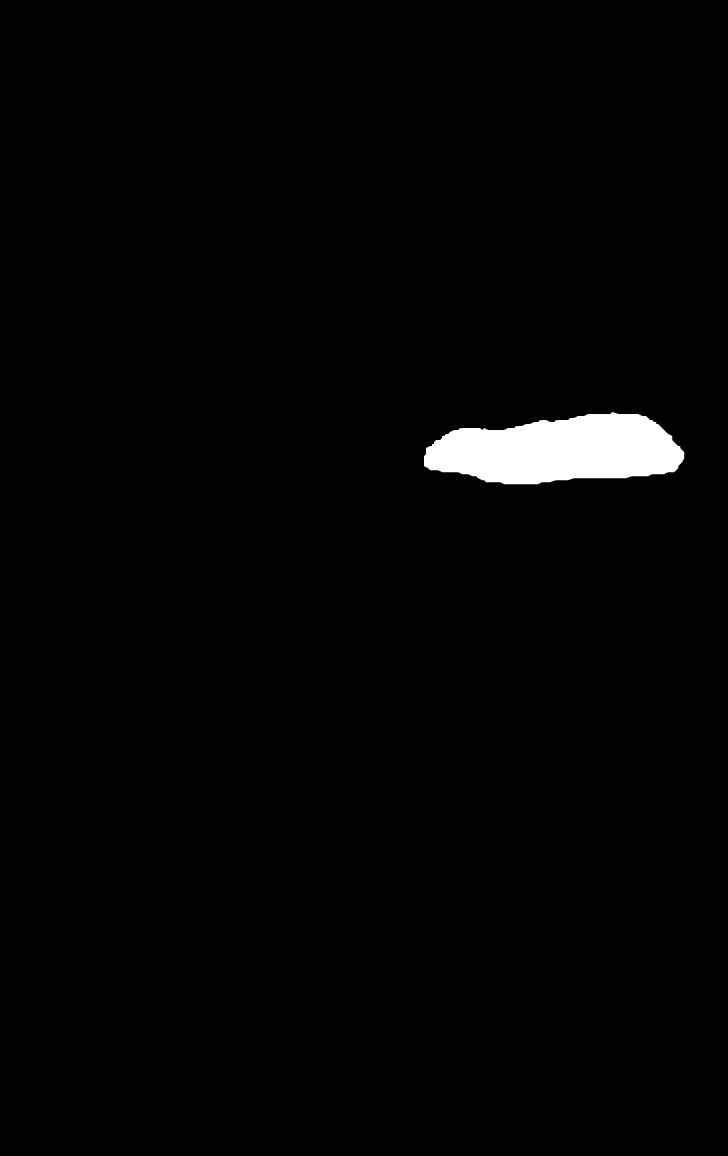
#> input picture benign_malignant_network_build/train/ROI_mask_files/BENIGN/2-003.jpg, 2912 x 4624 px, given in place of BENIGN, which was not available (shown at 1/4 size)
$ jupyter execute --allow-errors naive_bayes.ipynb   (text cells are left out)
#> lines starting #> are read from the running program, lines starting #| are printed output that depends on the picture; pictures that were not available may be replaced by others from this repository, and a replacement may not be noted
[cell 1]
import os
from sklearn.metrics import accuracy_score
from sklearn.metrics import classification_report
from sklearn.naive_bayes import GaussianNB
import cv2
import matplotlib.pyplot as plt

from sklearn.metrics import confusion_matrix
import seaborn as sns

[cell 2]
calc_path = r"D:\VSC Workspace\breast_cancer_CNN\dataset\calcification"
mass_path = r"D:\VSC Workspace\breast_cancer_CNN\dataset\mass"

DIM = 224
def load_and_extract_features(directory, DIM):

#> called with DIM = 224
    X = []
    y = []

    for label in os.listdir(directory):

        label_dir = os.path.join(directory, label)
        for filename in os.listdir(label_dir):

            image_path = os.path.join(label_dir, filename)

            img = cv2.imread(image_path)
            img_resized = cv2.resize(img, (DIM, DIM)) #og: (224, 224)
            img_gray = cv2.cvtColor(img_resized, cv2.COLOR_BGR2GRAY)

            X.append(img_gray.flatten())
            y.append(label)

    return X, y

#> (a cell that did not finish here is left out)

[cell 4]
nb_calc = GaussianNB()
#> (the rest of this cell did not finish here and is left out)

#> (a cell that did not finish here is left out)

#> (a cell that did not finish here is left out)

#> (a cell that did not finish here is left out)

#> (a cell that did not finish here is left out)

#> (a cell that did not finish here is left out)

[cell 10]
calc_path = r"D:\VSC Workspace\breast_cancer_CNN\cropped_dataset\calcification"
mass_path = r"D:\VSC Workspace\breast_cancer_CNN\cropped_dataset\mass"

DIM = 224
def load_and_extract_features(directory, DIM):

#> called with DIM = 224
    X = []
    y = []

    for label in os.listdir(directory):

        label_dir = os.path.join(directory, label)
        for filename in os.listdir(label_dir):

            image_path = os.path.join(label_dir, filename)

            img = cv2.imread(image_path)
#> img is the input picture: shape (4624, 2912, 3); min 0, max 255, mean 4.1
            img_resized = cv2.resize(img, (DIM, DIM)) #og: (224, 224)
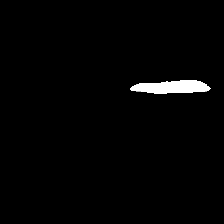
#> img_resized: shape (224, 224, 3); min 0, max 255, mean 4.2
            img_gray = cv2.cvtColor(img_resized, cv2.COLOR_BGR2GRAY)

            X.append(img_gray.flatten())
            y.append(label)

    return X, y

[cell 11]
calc_train_data, calc_train_targets = load_and_extract_features(calc_path + r"\train", DIM)
calc_test_data, calc_test_targets = load_and_extract_features(calc_path + r"\test", DIM)
#> calc_test_data = 1 item; calc_test_targets = ['2-003.jpg']

#> (the rest of this cell did not finish here and is left out)

#> call 3 of load_and_extract_features, with DIM = 224
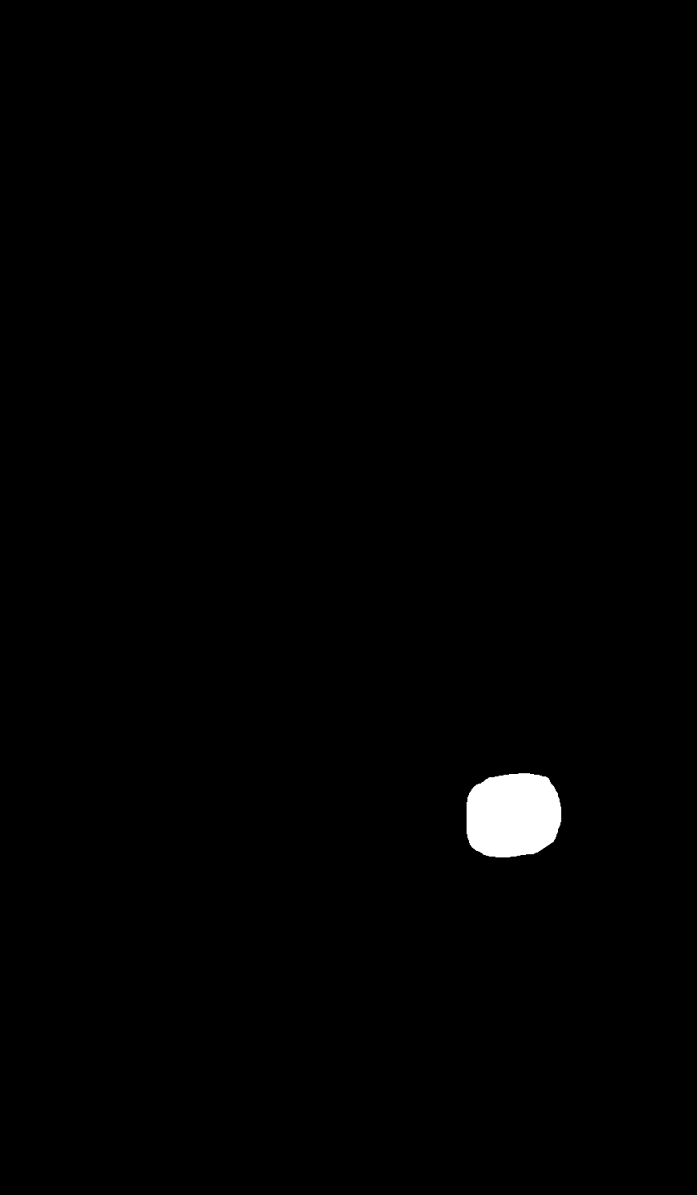
#> input picture benign_malignant_network_build/train/ROI_mask_files/BENIGN/2-025.jpg, 3481 x 5971 px, given in place of BENIGN, which was not available (shown at 1/5 size)
#> in load_and_extract_features, img is the input picture: shape (5971, 3481, 3); min 0, max 255, mean 2.1
#> in load_and_extract_features (call 3), `img_resized = cv2.resize(img, (DIM, DIM))`:
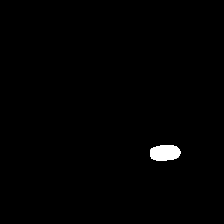
#> img_resized: shape (224, 224, 3); min 0, max 255, mean 2.1
mass_test_data, mass_test_targets = load_and_extract_features(mass_path + r"\test", DIM)

[cell 12]
nb_calc = GaussianNB()
nb_calc.fit(calc_train_data, calc_train_targets)

nb_mass = GaussianNB()
#> (the rest of this cell did not finish here and is left out)

[cell 13]
y_pred_calc = nb_calc.predict(calc_test_data)
calc_confusion = confusion_matrix(y_pred_calc, calc_test_targets)
#> calc_confusion = [[0, 0], [1, 0]]

#> (the rest of this cell did not finish here and is left out)

[cell 14]
print(f"Calcification Naive Bayes Model Accuracy: {accuracy_score(y_pred_calc, calc_test_targets)} \n")
#| Calcification Naive Bayes Model Accuracy: 0.0
print(classification_report(y_pred_calc, calc_test_targets))
#|                 precision    recall  f1-score   support
#|      2-003.jpg       0.00      0.00      0.00       0.0
#| ROI_mask_files       0.00      0.00      0.00       1.0
#|       accuracy                           0.00       1.0
#|      macro avg       0.00      0.00      0.00       1.0
#|   weighted avg       0.00      0.00      0.00       1.0

[cell 15]
labels = nb_calc.classes_

sns.heatmap(calc_confusion, annot = True, xticklabels= labels, yticklabels = labels, fmt = 'g')
plt.xlabel("Predicted")
plt.ylabel("Actual")
plt.title("Binary Calcification Confusion Matrix (Naive Bayes)")
plt.show()
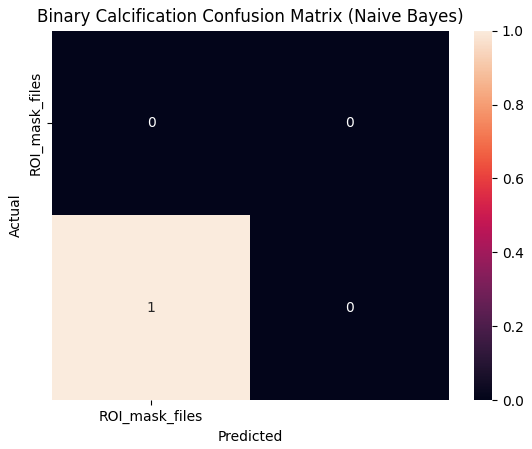
#> figure drawn by matplotlib, 2 panels
